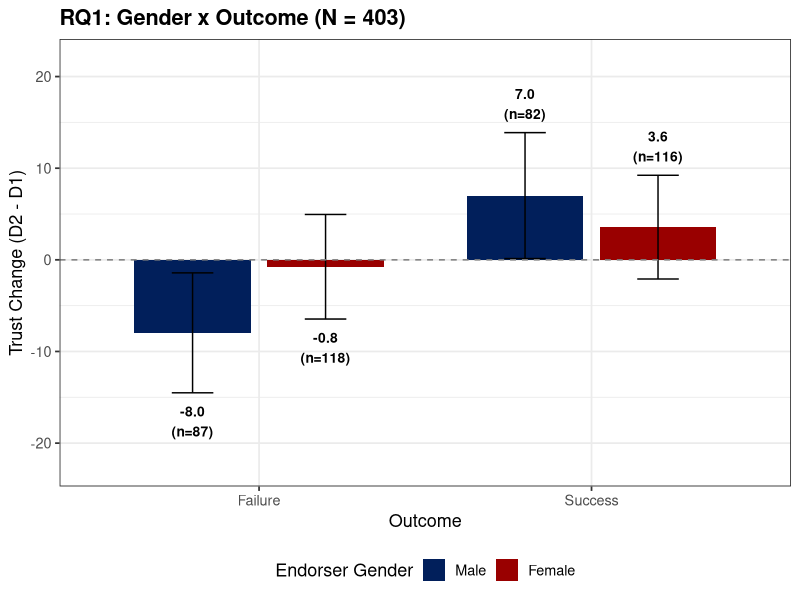
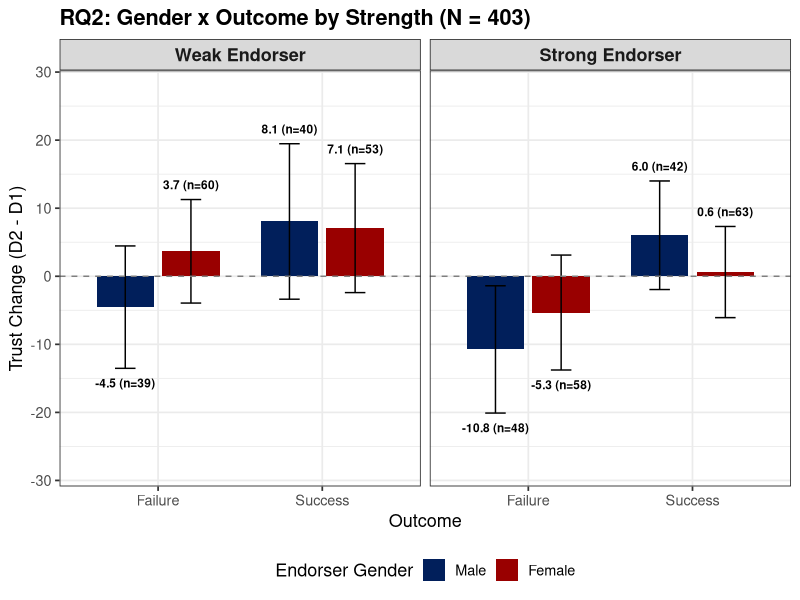
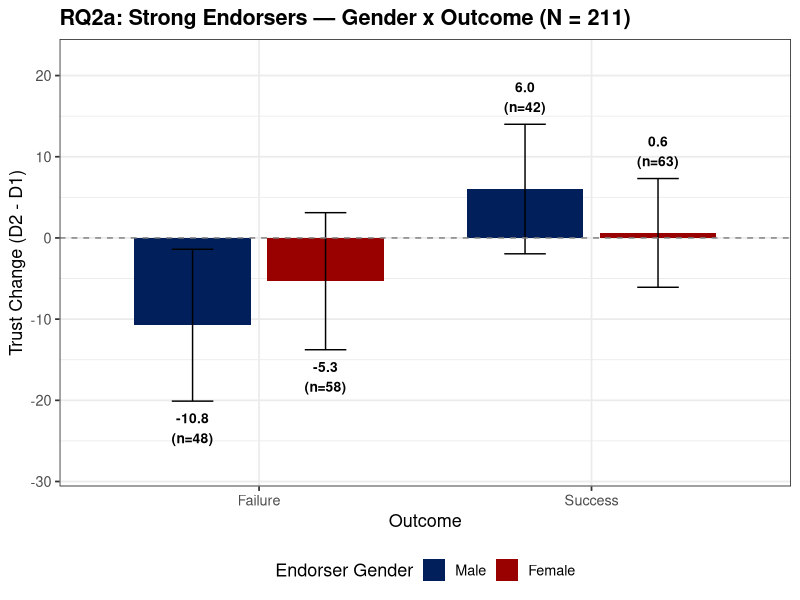
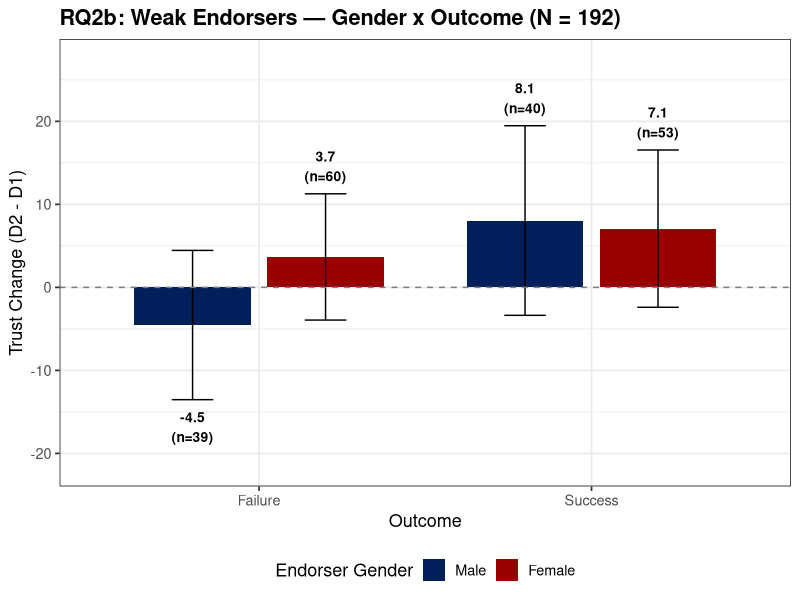
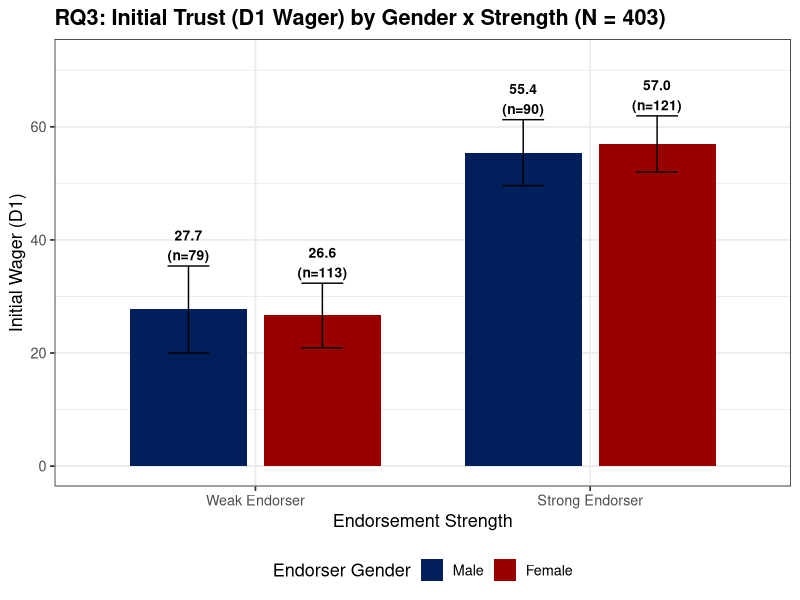

Write the R code that produced these figures, in order.
## ---- chunk 1
rm(list = ls())
knitr::opts_chunk$set(
  echo = FALSE, message = FALSE, warning = FALSE,
  fig.width = 10, fig.height = 5.5, fig.pos = "H"
)
library(dplyr)
library(tidyr)
library(ggplot2)
library(knitr)
library(car)
library(broom)
library(patchwork)

NAVY <- "#011F5B"
RED  <- "#990000"
set.seed(42)
## ---- chunk 2
d_all <- read.csv("study_data_clean.csv", stringsAsFactors = FALSE)

# Manip-pass only (primary sample)
d <- d_all %>%
  filter(manip_correct == 1) %>%
  mutate(
    endorser_gender_f = factor(endorser_gender, levels = c("Male", "Female")),
    outcome_f = factor(outcome, levels = c("Failure", "Success")),
    strength_f = factor(strength_cond, levels = c("weak", "strong")),
    trust_change = as.numeric(trust_change),
    p_female = ifelse(participant_gender == "Female", 1, 0)
  )

N <- nrow(d)
## ---- chunk 3
no_change <- d %>%
  group_by(`Endorser Gender` = endorser_gender, Strength = strength_cond, Outcome = outcome) %>%
  summarise(
    N = n(),
    `No Change` = sum(trust_change == 0),
    `% No Change` = sprintf("%.1f%%", mean(trust_change == 0) * 100),
    .groups = "drop"
  )

overall <- tibble(
  `Endorser Gender` = "Overall",
  Strength = "",
  Outcome = "",
  N = nrow(d),
  `No Change` = sum(d$trust_change == 0),
  `% No Change` = sprintf("%.1f%%", mean(d$trust_change == 0) * 100)
)

bind_rows(no_change, overall) %>%
  kable(caption = sprintf("No-change responses (D2 = D1) by condition (N = %d)", N), booktabs = TRUE)
## ---- chunk 4
pd <- d %>%
  group_by(endorser_gender_f, outcome_f) %>%
  summarise(m = mean(trust_change), se = sd(trust_change) / sqrt(n()),
            n = n(), .groups = "drop") %>%
  mutate(
    ci_hi = m + 1.96 * se, ci_lo = m - 1.96 * se,
    label_y = ifelse(m >= 0, ci_hi + 1.5, ci_lo - 1.5),
    label_vjust = ifelse(m >= 0, 0, 1)
  )

ggplot(pd, aes(x = outcome_f, y = m, fill = endorser_gender_f)) +
  geom_bar(stat = "identity", position = position_dodge(0.8), width = 0.7) +
  geom_errorbar(aes(ymin = ci_lo, ymax = ci_hi),
                position = position_dodge(0.8), width = 0.25) +
  geom_hline(yintercept = 0, linetype = "dashed", color = "gray50") +
  geom_text(aes(y = label_y, label = sprintf("%.1f\n(n=%d)", m, n),
                vjust = label_vjust),
            position = position_dodge(0.8), size = 3.5, fontface = "bold") +
  scale_fill_manual(values = c("Male" = NAVY, "Female" = RED)) +
  coord_cartesian(ylim = c(min(pd$ci_lo) - 8, max(pd$ci_hi) + 8)) +
  labs(title = sprintf("RQ1: Gender x Outcome (N = %d)", N),
       x = "Outcome", y = "Trust Change (D2 - D1)", fill = "Endorser Gender") +
  theme_bw(base_size = 13) +
  theme(legend.position = "bottom", plot.title = element_text(face = "bold"))
## ---- chunk 5
m1 <- lm(trust_change ~ endorser_gender_f * outcome_f + q2_variance_delta + p_female, data = d)
summary(m1)
## ---- chunk 6
# Cell means table
d %>%
  group_by(`Endorser Gender` = endorser_gender, Outcome = outcome) %>%
  summarise(N = n(), Mean = mean(trust_change), SD = sd(trust_change),
            SE = sd(trust_change)/sqrt(n()), .groups = "drop") %>%
  kable(digits = 1, caption = "RQ1: Cell means", booktabs = TRUE)
## ---- chunk 7
pd_both <- d %>%
  group_by(endorser_gender_f, outcome_f, strength_f) %>%
  summarise(m = mean(trust_change), se = sd(trust_change) / sqrt(n()),
            n = n(), .groups = "drop") %>%
  mutate(
    ci_hi = m + 1.96 * se, ci_lo = m - 1.96 * se,
    label_y = ifelse(m >= 0, ci_hi + 1.5, ci_lo - 1.5),
    label_vjust = ifelse(m >= 0, 0, 1)
  )

ggplot(pd_both, aes(x = outcome_f, y = m, fill = endorser_gender_f)) +
  geom_bar(stat = "identity", position = position_dodge(0.8), width = 0.7) +
  geom_errorbar(aes(ymin = ci_lo, ymax = ci_hi),
                position = position_dodge(0.8), width = 0.25) +
  geom_hline(yintercept = 0, linetype = "dashed", color = "gray50") +
  geom_text(aes(y = label_y, label = sprintf("%.1f (n=%d)", m, n),
                vjust = label_vjust),
            position = position_dodge(0.8), size = 3, fontface = "bold") +
  facet_wrap(~ strength_f, nrow = 1,
             labeller = labeller(strength_f = c("weak" = "Weak Endorser",
                                                 "strong" = "Strong Endorser"))) +
  scale_fill_manual(values = c("Male" = NAVY, "Female" = RED)) +
  coord_cartesian(ylim = c(min(pd_both$ci_lo) - 8, max(pd_both$ci_hi) + 8)) +
  labs(title = sprintf("RQ2: Gender x Outcome by Strength (N = %d)", N),
       x = "Outcome", y = "Trust Change (D2 - D1)", fill = "Endorser Gender") +
  theme_bw(base_size = 13) +
  theme(legend.position = "bottom", plot.title = element_text(face = "bold"),
        strip.text = element_text(size = 13, face = "bold"))
## ---- chunk 8
m2 <- lm(trust_change ~ endorser_gender_f * strength_f * outcome_f +
           q2_variance_delta + p_female, data = d)
summary(m2)
## ---- chunk 9
d_strong <- d %>% filter(strength_cond == "strong")

pd_s <- d_strong %>%
  group_by(endorser_gender_f, outcome_f) %>%
  summarise(m = mean(trust_change), se = sd(trust_change) / sqrt(n()),
            n = n(), .groups = "drop") %>%
  mutate(
    ci_hi = m + 1.96 * se, ci_lo = m - 1.96 * se,
    label_y = ifelse(m >= 0, ci_hi + 1.5, ci_lo - 1.5),
    label_vjust = ifelse(m >= 0, 0, 1)
  )

ggplot(pd_s, aes(x = outcome_f, y = m, fill = endorser_gender_f)) +
  geom_bar(stat = "identity", position = position_dodge(0.8), width = 0.7) +
  geom_errorbar(aes(ymin = ci_lo, ymax = ci_hi),
                position = position_dodge(0.8), width = 0.25) +
  geom_hline(yintercept = 0, linetype = "dashed", color = "gray50") +
  geom_text(aes(y = label_y, label = sprintf("%.1f\n(n=%d)", m, n),
                vjust = label_vjust),
            position = position_dodge(0.8), size = 3.5, fontface = "bold") +
  scale_fill_manual(values = c("Male" = NAVY, "Female" = RED)) +
  coord_cartesian(ylim = c(min(pd_s$ci_lo) - 8, max(pd_s$ci_hi) + 8)) +
  labs(title = sprintf("RQ2a: Strong Endorsers — Gender x Outcome (N = %d)", nrow(d_strong)),
       x = "Outcome", y = "Trust Change (D2 - D1)", fill = "Endorser Gender") +
  theme_bw(base_size = 13) +
  theme(legend.position = "bottom", plot.title = element_text(face = "bold"))
## ---- chunk 10
m3 <- lm(trust_change ~ endorser_gender_f * outcome_f + q2_variance_delta + p_female,
          data = d_strong)
summary(m3)
## ---- chunk 11
d_weak <- d %>% filter(strength_cond == "weak")

pd_w <- d_weak %>%
  group_by(endorser_gender_f, outcome_f) %>%
  summarise(m = mean(trust_change), se = sd(trust_change) / sqrt(n()),
            n = n(), .groups = "drop") %>%
  mutate(
    ci_hi = m + 1.96 * se, ci_lo = m - 1.96 * se,
    label_y = ifelse(m >= 0, ci_hi + 1.5, ci_lo - 1.5),
    label_vjust = ifelse(m >= 0, 0, 1)
  )

ggplot(pd_w, aes(x = outcome_f, y = m, fill = endorser_gender_f)) +
  geom_bar(stat = "identity", position = position_dodge(0.8), width = 0.7) +
  geom_errorbar(aes(ymin = ci_lo, ymax = ci_hi),
                position = position_dodge(0.8), width = 0.25) +
  geom_hline(yintercept = 0, linetype = "dashed", color = "gray50") +
  geom_text(aes(y = label_y, label = sprintf("%.1f\n(n=%d)", m, n),
                vjust = label_vjust),
            position = position_dodge(0.8), size = 3.5, fontface = "bold") +
  scale_fill_manual(values = c("Male" = NAVY, "Female" = RED)) +
  coord_cartesian(ylim = c(min(pd_w$ci_lo) - 8, max(pd_w$ci_hi) + 8)) +
  labs(title = sprintf("RQ2b: Weak Endorsers — Gender x Outcome (N = %d)", nrow(d_weak)),
       x = "Outcome", y = "Trust Change (D2 - D1)", fill = "Endorser Gender") +
  theme_bw(base_size = 13) +
  theme(legend.position = "bottom", plot.title = element_text(face = "bold"))
## ---- chunk 12
m4 <- lm(trust_change ~ endorser_gender_f * outcome_f + q2_variance_delta + p_female,
          data = d_weak)
summary(m4)
## ---- chunk 13
pd3 <- d %>%
  group_by(endorser_gender_f, strength_f) %>%
  summarise(m = mean(trust_d1), se = sd(trust_d1) / sqrt(n()),
            n = n(), .groups = "drop") %>%
  mutate(ci_hi = m + 1.96 * se, ci_lo = m - 1.96 * se)

ggplot(pd3, aes(x = strength_f, y = m, fill = endorser_gender_f)) +
  geom_bar(stat = "identity", position = position_dodge(0.8), width = 0.7) +
  geom_errorbar(aes(ymin = ci_lo, ymax = ci_hi),
                position = position_dodge(0.8), width = 0.25) +
  geom_text(aes(y = ci_hi + 1, label = sprintf("%.1f\n(n=%d)", m, n)),
            position = position_dodge(0.8), vjust = 0, size = 3.5, fontface = "bold") +
  scale_fill_manual(values = c("Male" = NAVY, "Female" = RED)) +
  scale_x_discrete(labels = c("weak" = "Weak Endorser", "strong" = "Strong Endorser")) +
  coord_cartesian(ylim = c(0, max(pd3$ci_hi) + 10)) +
  labs(title = sprintf("RQ3: Initial Trust (D1 Wager) by Gender x Strength (N = %d)", N),
       x = "Endorsement Strength", y = "Initial Wager (D1)", fill = "Endorser Gender") +
  theme_bw(base_size = 13) +
  theme(legend.position = "bottom", plot.title = element_text(face = "bold"))
## ---- chunk 14
m5 <- lm(trust_d1 ~ endorser_gender_f * strength_f, data = d)
summary(m5)
